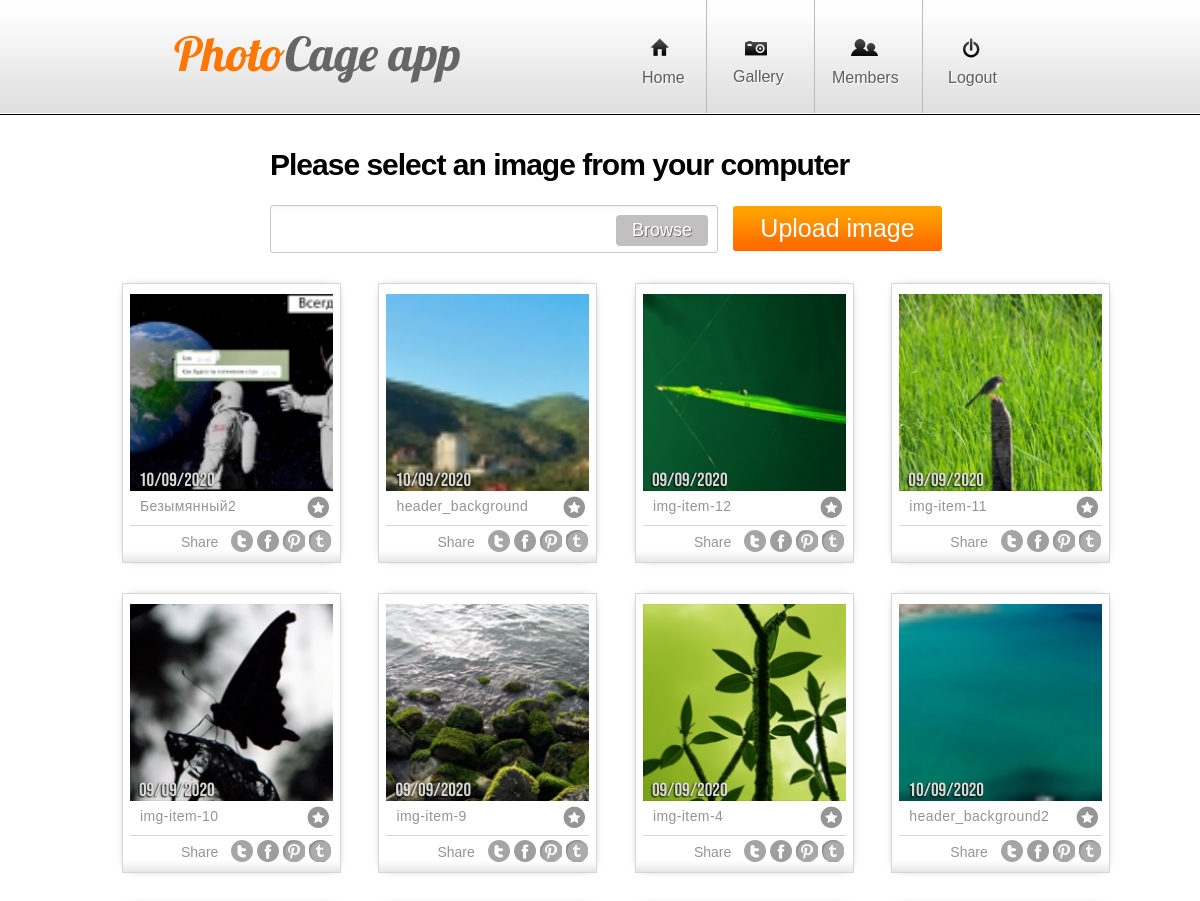
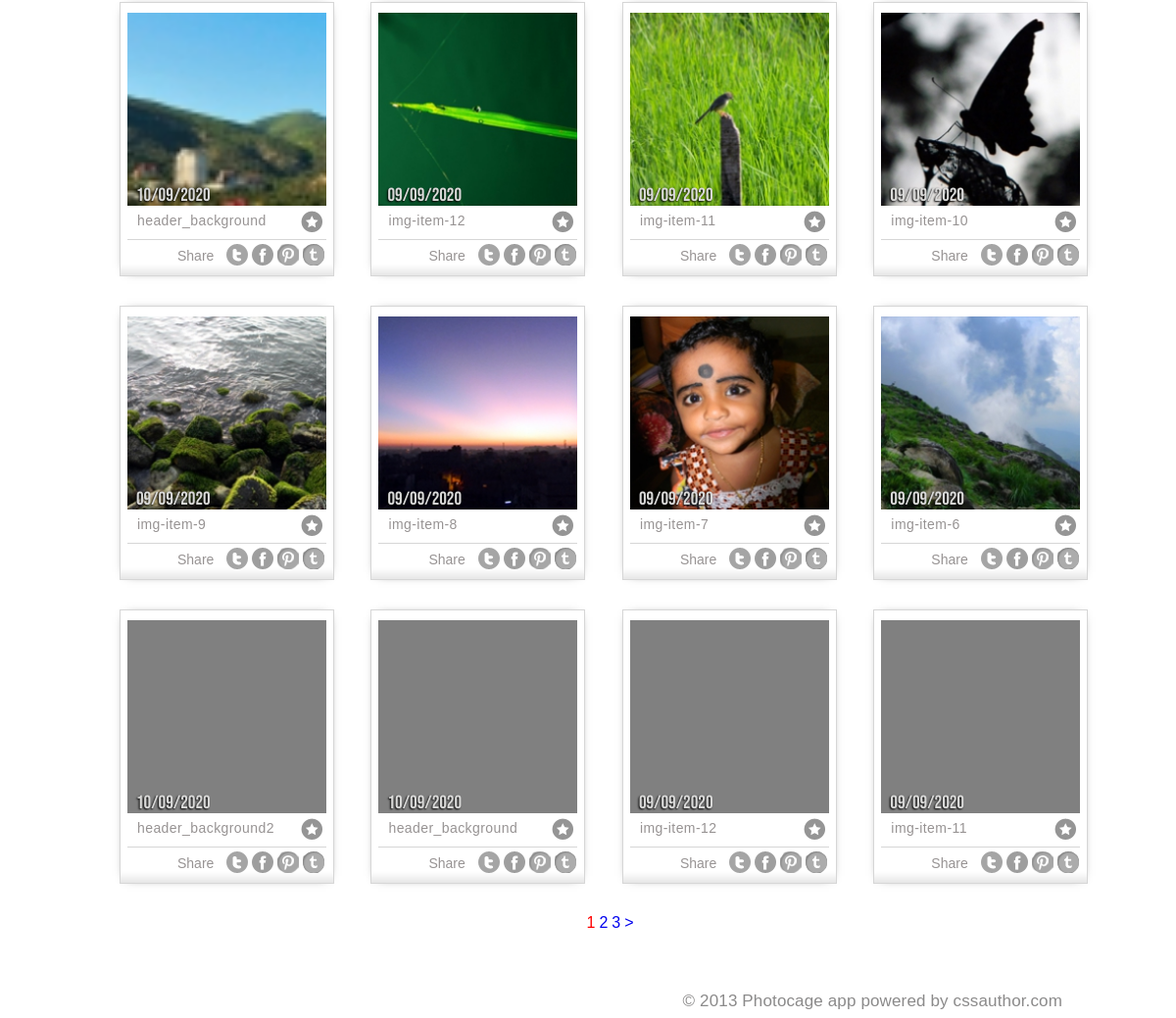
/?page=1, run on the app's committed database (2 pictures, top to bottom).
### tables this page shows
CREATE TABLE `posts` (
  `id` int(16) UNSIGNED NOT NULL,
  `title` varchar(255) NOT NULL,
  `date` varchar(32) NOT NULL,
  `image` varchar(255) NOT NULL,
  `moderated` int(1) UNSIGNED ZEROFILL NOT NULL DEFAULT '0',
  `url` varchar(255) NOT NULL DEFAULT '#'
);

### php/db.php (called while the page is built)
<?php
$dbhost = "localhost";
$dbname = "photo_cage";
$username = "root";
$password = "";
$db = new PDO("mysql:host=$dbhost; dbname=$dbname", $username, $password);
function getItemsFromDB($tableName, $amount = 'all', $offset = 0) {
	global $db;
	$amount == 'all' ? $limit = '' : $limit = "LIMIT $amount";
	$allItems = $db->query("SELECT * FROM `$tableName` WHERE `moderated` = 1 ORDER BY `id` DESC $limit OFFSET $offset");
	return $allItems;
}

### index.php (the view, shortened to what this page needs)
<?php
require_once 'php/db.php';
isset($_GET['page']) ? $page = $_GET['page'] : header('Location: /?page=1');
$page == 1 ? $offset = 0 : $offset = $page * 20 - 20;
$limit = 20;
$tableName = 'posts';
?>
<?php include 'php/head.php' ?>
<body>
	<?php include 'php/header.php' ?>
	<main class="warpper">
		<?php include 'php/upload-form.php' ?>
		<div class="main__content">
			<div class="container"
			data-infinite-scroll='{ "path": ".pagination__next", "append": ".post", "history": false }'>
				<?php $posts = getItemsFromDB($tableName, $limit, $offset);?>
				<?php foreach ($posts as $post):?>
				<article class="post">
					<div class="main__image">
						<div class="image__holder">
						</div>
						<div class="main__item-data">
							<p><?=$post['date']; ?></p>
						</div>
						<div class="main__naming">
							<div class="main__naming-name">
								<a title="<?php if (mb_strlen($post['title']) > 23) echo $post['title']; ?>" href="<?=$post['url']?>" target="_blank"><?=$post['title']; ?></a>
							</div>
							<div class="main__naming-favor">
								<img class="favor_img" id="imgFavor" src="img/favourite.png" alt="">
							</div>
						</div>
						<div class="main__social">
							<div class="social__name">
								<p>
									Share
								</p>
							</div>
							<div class="social__icons">
								<ul>
									<li>
										<a href="https://www.tumblr.com" target="_blank"
											tooltip="share in tumblr" flow="down">
											<img class="tum__social" src="img/tumbler.png" alt="">
										</a>
									</li>
									<li>
										<a href="https://www.facebook.com" target="_blank"
											tooltip="share in facebook" flow="down">
										<img class="fac__social" src="img/Facebook.png" alt=""></a></li>
										<li>
											<a href="https://www.pinterest.com" target="_blank"
												tooltip="share in pintrest" flow="down">
												<img class="pin__social" src="img/pintrest.png" alt="">
											</a>
										</li>
										<li>
											<a href="https://twitter.com/compose/tweet" target="_blank"
												tooltip="share in twitter" flow="down">
												<img class="last__social" src="img/twittor.png" alt="">
											</a>
										</li>
									</ul>
								</div>
							</div>
						</div>
					</article>
					<?php endforeach ?>
				</div>
			</div>
			<?php $pagesCount = $db->query("SELECT * FROM $tableName");
				  $pageAmount = ceil($pagesCount->rowCount() / 20);
				  ?>
			<section class="pagination">
				<ul class="page-list">
					<?php for ($i = 1; $i <= $pageAmount; $i++):?>
						<li><a <?php if($page == $i) {echo "style=\"color: red;\"";} ?> href="?page=<?=$i?>"><?=$i?></a></li>
					<?php endfor; ?>
					<?php if ($page < $pageAmount): ?>
						<li><a href="?page=<?php echo $page + 1;?>">&#62;</a></li>
					<?php endif ?>
				</ul>
			</section>
		</main>
		<?php include 'php/footer.php' ?>

### php/head.php (shortened to what this page needs)
<!DOCTYPE html>
<html lang="en">
<head>
	<link rel="stylesheet" href="css/style.css">
	<link rel="stylesheet" href="css/jquery.fancybox.css"/>
</head>
<?php require_once 'db.php';?>

### php/header.php (shortened to what this page needs)
<header class="warpper__header">
	<div class="logo">
		<a href="/?page=1"><img src="img/PhotoCage-logo.png" alt=""></a>
	</div>
	<nav class="topnav" id="myTopnav">
		<ul>
			<li>
			<?php if  ($_COOKIE['user'] == ''): ?>
				<a href="/pages/login.php">
					<div class="box__nav logout">
						<p><img src="img/logout.png" alt=""></p>
						<div class="nav__link__logout">
							<p>Logout</p>
						</div>
					</div>
				</a>
			<?php endif ?>
			</li>
			<li>
				<a href="#">
					<div class="box__nav members">
						<p><img src="img/members.png" alt=""></p>
						<div class="nav__link__members">
							<p>Members</p>
						</div>
					</div>
				</a>
			</li>
			<li>
				<a href="#">
					<div class="box__nav gallery">
						<p><img src="img/gallery.png" alt=""></p>
						<div class="nav__link__gallery">
							<p>Gallery</p>
						</div>
					</div>
				</a>
			</li>
			<li>
				<a href="/?page=1">
					<div class="box__nav home">
						<p><img src="img/home.png" alt=""></p>
						<div class="nav__link__home">
							<p>Home</p>
						</div>
					</div>
				</a>
			</li>
		</ul>
	</nav>
</header>

### php/upload-form.php (shortened to what this page needs)
<div class="upload__box">
	<form action="/php/upload.php" enctype="multipart/form-data" name="upload_form" method="POST">
		<h1>Please select an image from your computer</h1>
		<div class="browse__box">
			<div class="field__wrapper">
				<label class="field__file-wrapper" for="field__file-2">
					<div class="field__file-fake"></div>
					<div class="field__file-button">Browse</div>
					<input class="field__file-submit" type="submit" value="Upload image">
				</label>
			</div>
		</div>
	</form>
</div>

### php/footer.php (shortened to what this page needs)
<footer class="warpper footer">
		<div class="footer__iner">
			<p>© 2013 Photocage app	powered by
				<a target="_blank" href="http://cssauthor.com" class="footer__link">cssauthor.com</a>
			</p>
		</div>
	</footer>
</body>
</html>

### data on the page
posts: date "10/09/2020", title "Безымянный2"
posts: date "10/09/2020", title "header_background"
posts: date "09/09/2020", title "img-item-12"
posts: date "09/09/2020", title "img-item-11"
posts: date "09/09/2020", title "img-item-10"
posts: date "09/09/2020", title "img-item-9"
posts: date "09/09/2020", title "img-item-4"
posts: date "10/09/2020", title "header_background2"
posts: date "10/09/2020", title "header_background"
posts: date "09/09/2020", title "img-item-12"
posts: date "09/09/2020", title "img-item-11"
posts: date "09/09/2020", title "img-item-10"
posts: date "09/09/2020", title "img-item-9"
posts: date "09/09/2020", title "img-item-8"
posts: date "09/09/2020", title "img-item-7"
posts: date "09/09/2020", title "img-item-6"
posts: date "10/09/2020", title "header_background2"
posts: date "10/09/2020", title "header_background"
posts: date "09/09/2020", title "img-item-12"
posts: date "09/09/2020", title "img-item-11"
